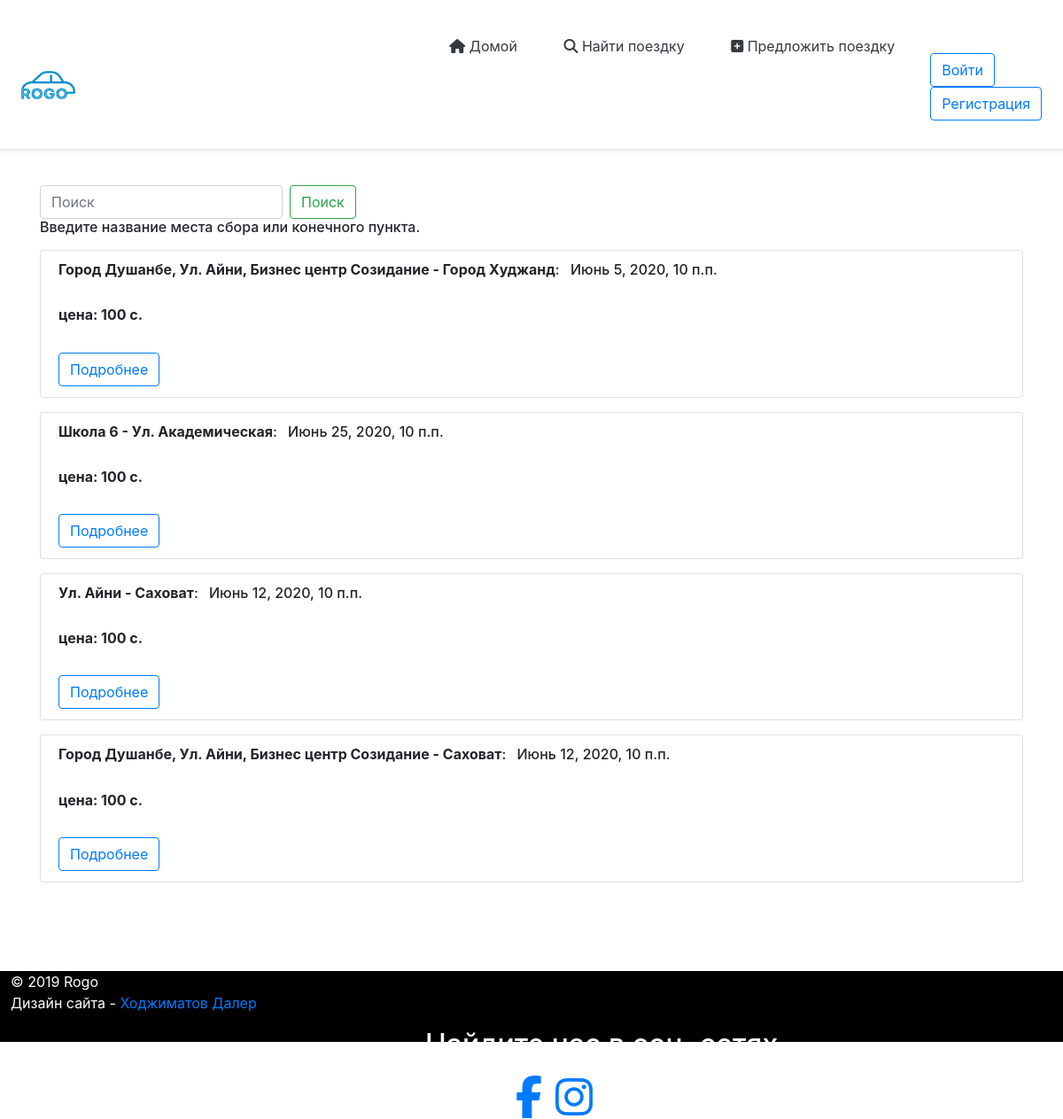
Before: /rides/ with the older database file.
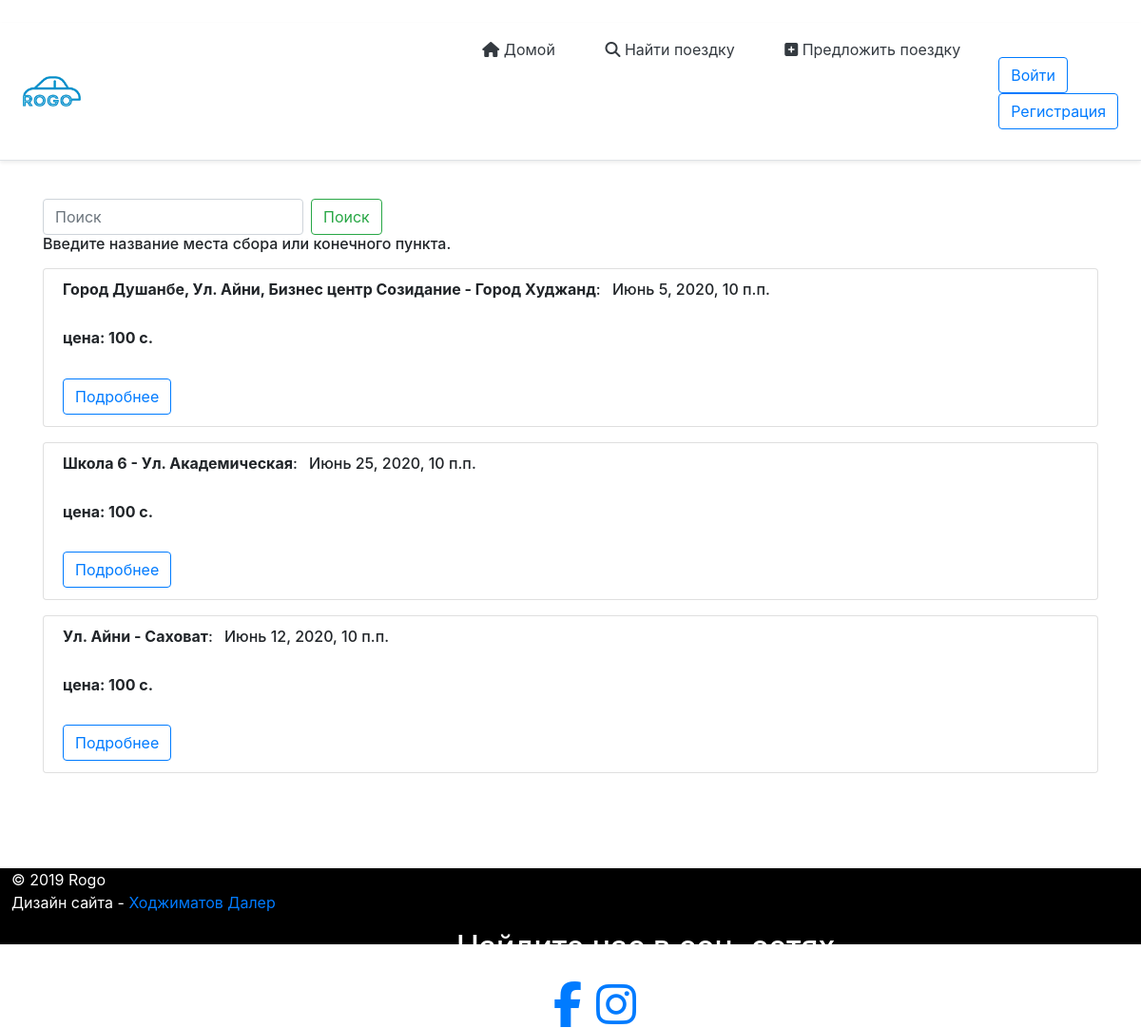
After: the same page with the newer database file.
### rides/models.py (models this page shows, shortened)
class Rides(models.Model):
    author = models.ForeignKey(User, on_delete = models.CASCADE, verbose_name = 'Создатель поездки', blank = True, null = True)
    date_create = models.DateTimeField(default=default_datetime(), null=True, blank = True, verbose_name = 'Дата создания')
    pick_up_location = models.CharField(max_length=120, verbose_name='Место сбора')
    drop_location = models.CharField(max_length=120, verbose_name='Пункт назначения')
    total_rides = models.IntegerField(verbose_name='Количество пассажиров(мин=1, макс=10)', validators=[MaxValueValidator(10),MinValueValidator(1)])
    date = models.DateField(verbose_name='Дата(гг-мм-дд)')
    time= models.TimeField(verbose_name='Время(ч:м)',auto_now=False, auto_now_add=False, null=True)
    price = models.CharField(max_length=120,verbose_name='Цена (с.)', default='')
    car = models.CharField(max_length=120,default='',verbose_name='Марка авто')
    car_number = models.CharField(max_length=12, verbose_name = 'Номер машины (01 0000 GG)', default = '')
    car_year_issue = models.CharField(max_length=4, verbose_name='Год выпуска машины', default = '')
    phone_number = models.CharField(max_length=15, default='', verbose_name='Номер телефона (используйте в начале код страны)')
    class Meta:
        verbose_name='Поездку' # отображение нужного названия в админ панели при редактировании
        verbose_name_plural='Поездки' # отображенпие нужного названия в панели админа

### rides/views.py (the view)
# urls.py: path('',views.ridesList,name='Home'),
def ridesList(request,*args,**kwargs):
    search_query = request.GET.get('search','')
    fail=False
    if search_query:
        listRides = Rides.objects.filter(Q(drop_location__icontains=search_query) | Q(pick_up_location__icontains=search_query))
    else:
        fail=True
        listRides = Rides.objects.all().order_by('date_create')
    kwargs['list_rides'] = Rides.objects.all().order_by('date_create')
    context={ # через этот словарь можно передавать текст в html
   'listRides':listRides,
   'fail':fail,
    }
    return render(request,'rides/list.html',context)

### rides/templates/rides/list.html
{% extends "rides/index.html" %}
{% block content %}
<div class="content1">
    <div data-id="block" class="container mt-4">
        <form class="form-inline my-2 my-lg-0">
            <input class="form-control mr-sm-2" type="search" placeholder="Поиск" aria-label="Search" name="search" />
            <button class="btn btn-outline-success my-2 my-sm-0" type="submit">Поиск</button>
        </form>
        <h6>Введите название места сбора или конечного пункта.</h6>
        {% for i in listRides %}
        <ul class="list-group mt-3">
            <li class="list-group-item">
                <h6><b>{{i.pick_up_location}} - {{i.drop_location}}</b>: <span class="m-2">{{i.date}}, {{i.time}}</span></h6>
                <br />
                <h6><b>цена: {{i.price}} c.</b></h6>
                <br />
                {% if user.is_authenticated %}
                <a class="btn btn-outline-primary" href="/ride/{{i.id}}">Подробнее</a>
                {% else %}
                <a class="btn btn-outline-primary" href="{% url 'login'%}?next={{request.path}}">Подробнее</a>
                {% endif %}
            </li>
        </ul>
        {% endfor %}
    </div>
</div>
        {% endblock %}

Changed rows visible on the page:
removed Rides: pick_up_location "Город Душанбе, Ул. Айни, Бизнес центр Созидание", drop_location "Саховат", date "Июнь 12, 2020", time "10 п.п.", price "100"
